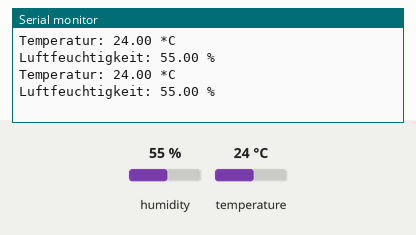
Bench run of a sketch on a simulated Arduino Uno, built with avr-gcc and run on an emulated ATmega328P. Parts: the last lines printed to the serial monitor. The test bench sets the inputs (shaded band); at power-on: humidity 55 %, temperature 24 °C.

Above: at 2.8 s.
2.9 s: humidity set to 22 %
At 5.2 s:
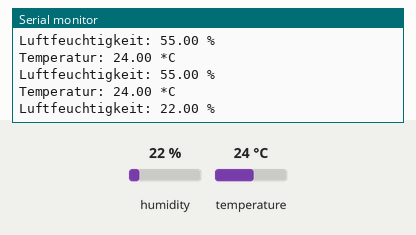
5.6 s: temperature set to 12 °C
At 7.0 s:
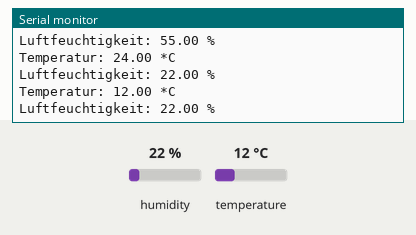
8.3 s: humidity set to 40 %
At 10.5 s:
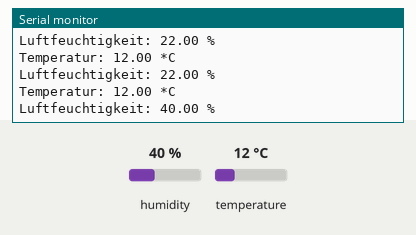
Timing chart, 0 to 12.0 s (numbered marks = the images above; inputs shaded):
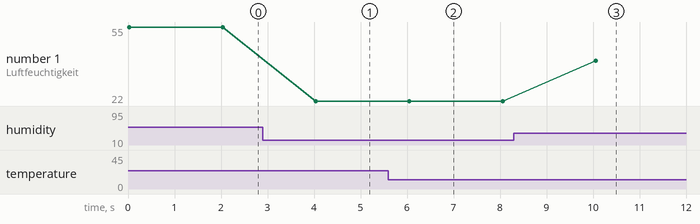

Measured:
- after the input at 2.9 s, the serial monitor: prints a new line after 1.1 s (image 1)
- after the input at 5.6 s, the serial monitor: prints a new line after 0.42 s (image 2)
- after the input at 8.3 s, the serial monitor: prints a new line after 1.8 s (image 3)
- plotted number 1: 55 → 22 after the input at 2.9 s, 22 → 40 after the input at 8.3 s

The sketch:

dht-22.ino
```cpp
#include "DHT.h"


float temp;
float humidity;

DHT dht(4, DHT22);

void setup() {
  Serial.begin(9600);
  dht.begin();
}

void loop() {

  temp = dht.readTemperature();
  humidity = dht.readHumidity();

  Serial.print("Temperatur: ");
  Serial.print(temp);
  Serial.println(" *C");
  Serial.print("Luftfeuchtigkeit: ");
  Serial.print(humidity);
  Serial.println(" %");

  Serial.println();
  delay(2000);

}
```
